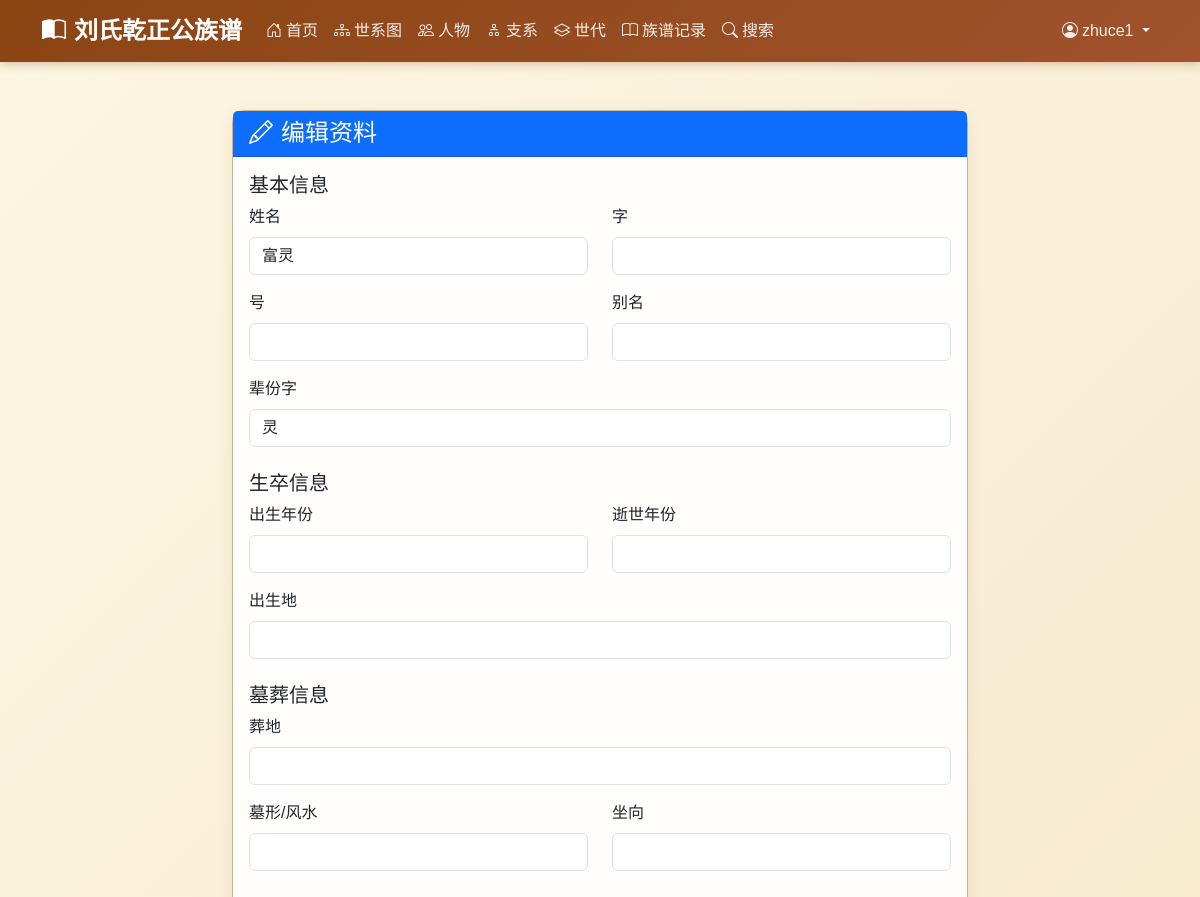
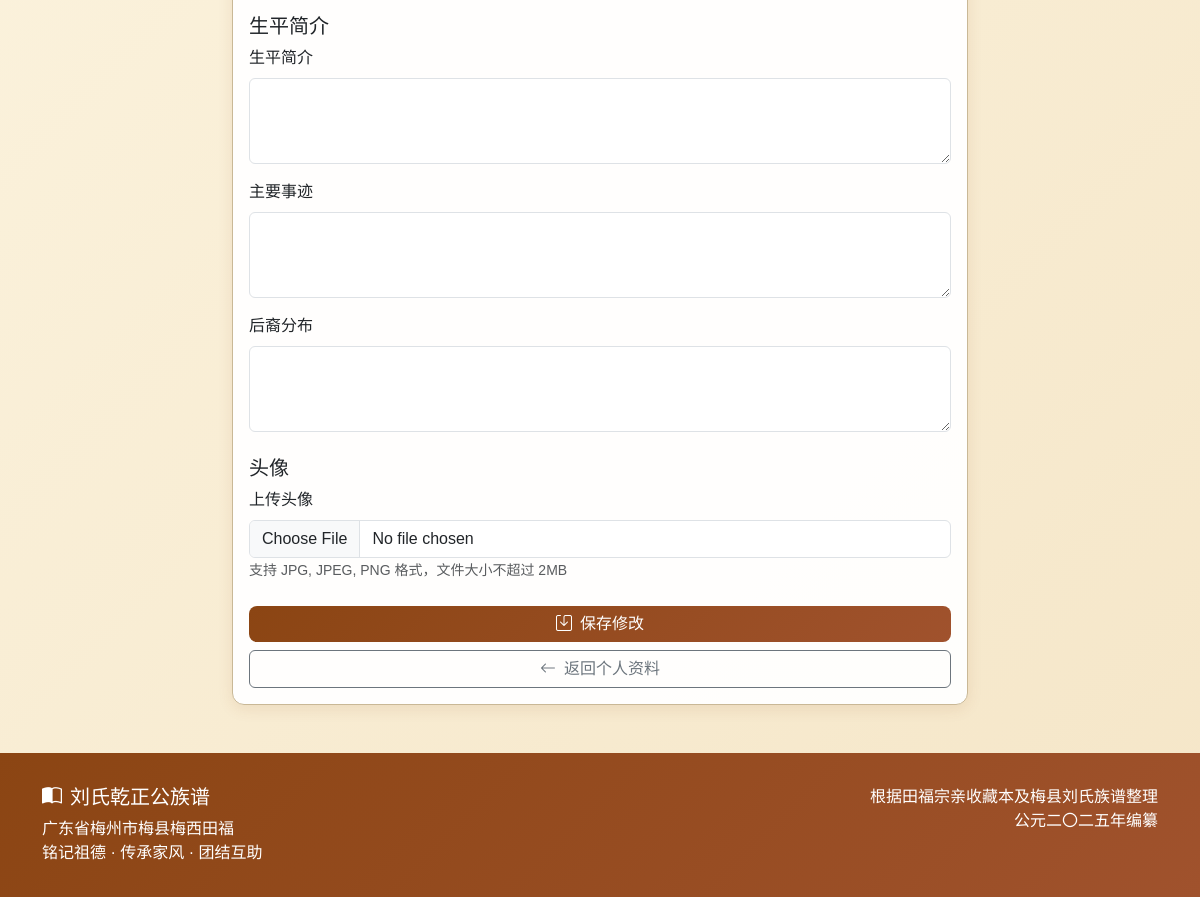
Page /edit_person/ (signed in) on the earlier database version (2 pictures, top to bottom).
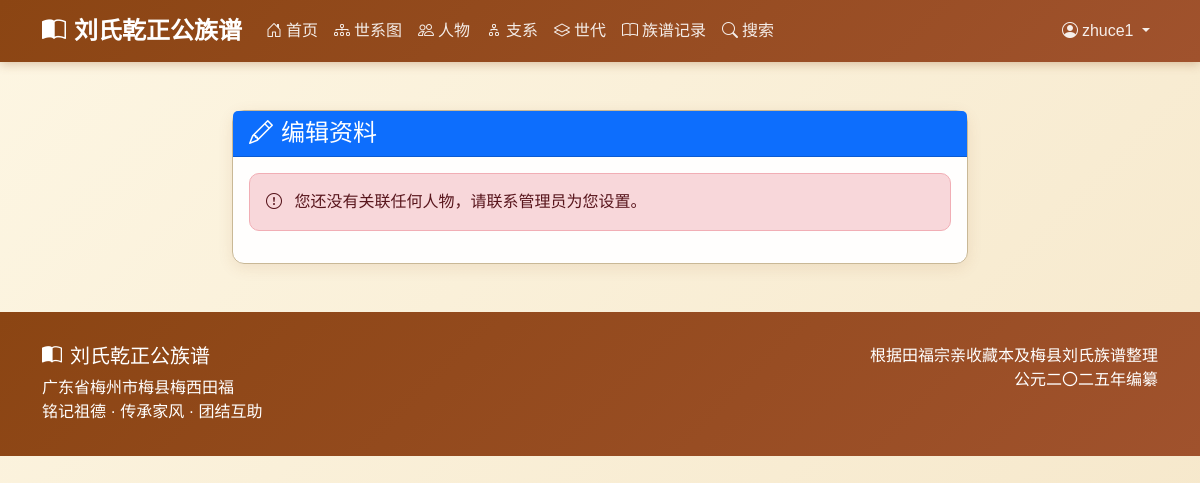
Same page on the later database version.
### django_backup/genealogy/models.py (models this page shows, shortened)
class Person(models.Model):
    GENDER_CHOICES = [
        ('M', '男'),
        ('F', '女'),
    ]
    name = models.CharField(max_length=100, verbose_name='姓名')
    courtesy_name = models.CharField(max_length=100, blank=True, verbose_name='字')
    art_name = models.CharField(max_length=100, blank=True, verbose_name='号')
    alias = models.CharField(max_length=100, blank=True, verbose_name='别名')
    generation_char = models.CharField(max_length=10, blank=True, verbose_name='辈份字')
    gender = models.CharField(max_length=1, choices=GENDER_CHOICES, default='M', verbose_name='性别', help_text='性别变动后需要先保存，然后重新加载页面以更新配偶关系选项')
    is_outsider = models.BooleanField(default=False, verbose_name='是否为外族配偶', help_text='外族配偶状态变动后，世代选项会自动更新；若需更新配偶关系选项，请保存并重新加载页面')
    generation = models.ForeignKey(
        Generation,
        on_delete=models.CASCADE,
        related_name='persons',
        verbose_name='世代',
        null=True,
        blank=True
    )
    father = models.ForeignKey(
        'self',
        on_delete=models.SET_NULL,
        null=True,
        blank=True,
        related_name='children_as_father',
        verbose_name='父亲',
        limit_choices_to={'gender': 'M'}
    )
    mother = models.ForeignKey(
        'self',
        on_delete=models.SET_NULL,
        null=True,
        blank=True,
        related_name='children_as_mother',
        verbose_name='母亲',
        limit_choices_to={'gender': 'F'}
    )
    spouses = models.ManyToManyField(
        'self',
        through='SpouseRelation',
        through_fields=('husband', 'wife'),
        symmetrical=False,
        related_name='partners',
        blank=True,
        verbose_name='配偶'
    )
    branch = models.ForeignKey(
        Branch,
        on_delete=models.SET_NULL,
        null=True,
        blank=True,
        related_name='members',
        verbose_name='所属支系'
    )
    birth_year = models.IntegerField(null=True, blank=True, verbose_name='出生年份')
    death_year = models.IntegerField(null=True, blank=True, verbose_name='逝世年份')
    birth_place = models.CharField(max_length=200, blank=True, verbose_name='出生地')
    burial_place = models.CharField(max_length=300, blank=True, verbose_name='葬地')
    burial_fengshui = models.CharField(max_length=200, blank=True, verbose_name='墓形/风水')
    burial_direction = models.CharField(max_length=100, blank=True, verbose_name='坐向')
    biography = models.TextField(blank=True, verbose_name='生平简介')
    achievements = models.TextField(blank=True, verbose_name='主要事迹')
    descendants_location = models.TextField(blank=True, verbose_name='后裔分布')
    notes = models.TextField(blank=True, verbose_name='备注')
    order = models.IntegerField(default=0, verbose_name='排序')
    avatar = models.ImageField(
        upload_to='avatars/',
        blank=True,
        null=True,
        verbose_name='头像',
        validators=[validate_image_extension, validate_file_size]
    )
    related_user = models.OneToOneField(
        User,
        on_delete=models.SET_NULL,
        null=True,
        blank=True,
        related_name='related_person',
        verbose_name='关联用户'
    )
    account_status = models.CharField(
        max_length=20,
        choices=[
            ('active', '激活'),
            ('inactive', '未激活'),
            ('disabled', '禁用'),
        ],
        default='inactive',
        verbose_name='账号状态'
    )
    created_at = models.DateTimeField(auto_now_add=True, verbose_name='创建时间')
    updated_at = models.DateTimeField(auto_now=True, verbose_name='更新时间')
    created_by = models.ForeignKey(
        User,
        on_delete=models.SET_NULL,
        null=True,
        blank=True,
        related_name='created_persons',
        verbose_name='创建者'
    )
    class Meta:
        verbose_name = '人物'
        verbose_name_plural = '人物'
        ordering = ['generation__number', 'order', 'id']
    def has_avatar(self):
        """是否有头像"""
        return bool(self.avatar)
    has_avatar.short_description = '有头像'
    has_avatar.boolean = True

### django_backup/genealogy/views.py (the view, shortened to what this page needs)
# urls.py: path('edit_person/', views.EditPersonView.as_view(), name='edit_person'),
class EditPersonView(LoginRequiredMixin, View):
    template_name = 'genealogy/edit_person.html'
    def get(self, request):
        related_person = None
        if hasattr(request.user, 'related_person'):
            related_person = request.user.related_person
        else:
            try:
                from genealogy.models import UserProfile
                profile = UserProfile.objects.get(user=request.user)
                if profile.related_person:
                    related_person = profile.related_person
            except:
                pass
        if not related_person:
            return render(request, self.template_name, {
                'error': '您还没有关联任何人物，请联系管理员为您设置。'
            })
        return render(request, self.template_name, {
            'related_person': related_person
        })

### django_backup/genealogy/models.py (called while the page is built)
    def save(self, *args, **kwargs):
        if not self.visit_date:
            self.visit_date = self.timestamp.date() if self.timestamp else timezone.now().date()
        super().save(*args, **kwargs)

### django_backup/templates/genealogy/edit_person.html (shortened to what the changed rows need)
{% extends 'base.html' %}
{% block content %}
<div class="container mt-5">
    <div class="row justify-content-center">
        <div class="col-md-8">
            <div class="card">
                <div class="card-body">
                    {% if error %}
                    <div class="alert alert-danger">
                        <i class="bi bi-exclamation-circle me-2"></i>
                        {{ error }}
                    </div>
                    {% else %}
                    <form method="post" enctype="multipart/form-data">
                        <div class="mb-4">
                            <h5>基本信息</h5>
                            <div class="row">
                                <div class="col-md-6 mb-3">
                                    <label for="name" class="form-label">姓名</label>
                                    <input type="text" class="form-control" id="name" name="name" value="{{ related_person.name }}" required>
                                </div>
                                <div class="col-md-6 mb-3">
                                    <label for="courtesy_name" class="form-label">字</label>
                                    <input type="text" class="form-control" id="courtesy_name" name="courtesy_name" value="{{ related_person.courtesy_name }}">
                                </div>
                            </div>
                            <div class="row">
                                <div class="col-md-6 mb-3">
                                    <label for="art_name" class="form-label">号</label>
                                    <input type="text" class="form-control" id="art_name" name="art_name" value="{{ related_person.art_name }}">
                                </div>
                                <div class="col-md-6 mb-3">
                                    <label for="alias" class="form-label">别名</label>
                                    <input type="text" class="form-control" id="alias" name="alias" value="{{ related_person.alias }}">
                                </div>
                            </div>
                            <div class="mb-3">
                                <label for="generation_char" class="form-label">辈份字</label>
                                <input type="text" class="form-control" id="generation_char" name="generation_char" value="{{ related_person.generation_char }}">
                            </div>
                        </div>
                        <div class="mb-4">
                            <h5>生卒信息</h5>
                            <div class="row">
                                <div class="col-md-6 mb-3">
                                    <label for="birth_year" class="form-label">出生年份</label>
                                    <input type="number" class="form-control" id="birth_year" name="birth_year" value="{{ related_person.birth_year }}">
                                </div>
                                <div class="col-md-6 mb-3">
                                    <label for="death_year" class="form-label">逝世年份</label>
                                    <input type="number" class="form-control" id="death_year" name="death_year" value="{{ related_person.death_year }}">
                                </div>
                            </div>
                            <div class="mb-3">
                                <label for="birth_place" class="form-label">出生地</label>
                                <input type="text" class="form-control" id="birth_place" name="birth_place" value="{{ related_person.birth_place }}">
                            </div>
                        </div>
                        <div class="mb-4">
                            <h5>墓葬信息</h5>
                            <div class="mb-3">
                                <label for="burial_place" class="form-label">葬地</label>
                                <input type="text" class="form-control" id="burial_place" name="burial_place" value="{{ related_person.burial_place }}">
                            </div>
                            <div class="row">
                                <div class="col-md-6 mb-3">
                                    <label for="burial_fengshui" class="form-label">墓形/风水</label>
                                    <input type="text" class="form-control" id="burial_fengshui" name="burial_fengshui" value="{{ related_person.burial_fengshui }}">
                                </div>
                                <div class="col-md-6 mb-3">
                                    <label for="burial_direction" class="form-label">坐向</label>
                                    <input type="text" class="form-control" id="burial_direction" name="burial_direction" value="{{ related_person.burial_direction }}">
                                </div>
                            </div>
                        </div>
                        <div class="mb-4">
                            <h5>生平简介</h5>
                            <div class="mb-3">
                                <label for="biography" class="form-label">生平简介</label>
                                <textarea class="form-control" id="biography" name="biography" rows="3">{{ related_person.biography }}</textarea>
                            </div>
                            <div class="mb-3">
                                <label for="achievements" class="form-label">主要事迹</label>
                                <textarea class="form-control" id="achievements" name="achievements" rows="3">{{ related_person.achievements }}</textarea>
                            </div>
                            <div class="mb-3">
                                <label for="descendants_location" class="form-label">后裔分布</label>
                                <textarea class="form-control" id="descendants_location" name="descendants_location" rows="3">{{ related_person.descendants_location }}</textarea>
                            </div>
                        </div>
                        <div class="mb-4">
                            <h5>头像</h5>
                            <div class="mb-3">
                                <label for="avatar" class="form-label">上传头像</label>
                                <input type="file" class="form-control" id="avatar" name="avatar">
                                <small class="text-muted">支持 JPG, JPEG, PNG 格式，文件大小不超过 2MB</small>
                            </div>
                        </div>
                        <div class="d-grid gap-2">
                            <button type="submit" class="btn btn-primary">
                                <i class="bi bi-save me-2"></i>保存修改
                            </button>
                            <a href="{% url 'genealogy:profile' %}" class="btn btn-outline-secondary">
                                <i class="bi bi-arrow-left me-2"></i>返回个人资料
                            </a>
                        </div>
                    </form>
                    {% endif %}
                </div>
            </div>
        </div>
    </div>
</div>
{% endblock %}

Differences in the rows shown:
removed Person: name "富灵", generation_char "灵"
Other differences:
{{ error }}: (not shown) → "您还没有关联任何人物，请联系管理员为您设置。"
text no longer shown: "基本信息 姓名 字 号 别名 辈份字 生卒信息 出生年份 逝世年份 出生地 墓葬信息 葬地 墓形/风水 坐向 生平简介 生平简介 主要事迹 后裔分布 头像 上传头像 支持 JPG, JPEG, PNG 格式，文件大小不超过 2MB 保存修改 返回个人资料"
